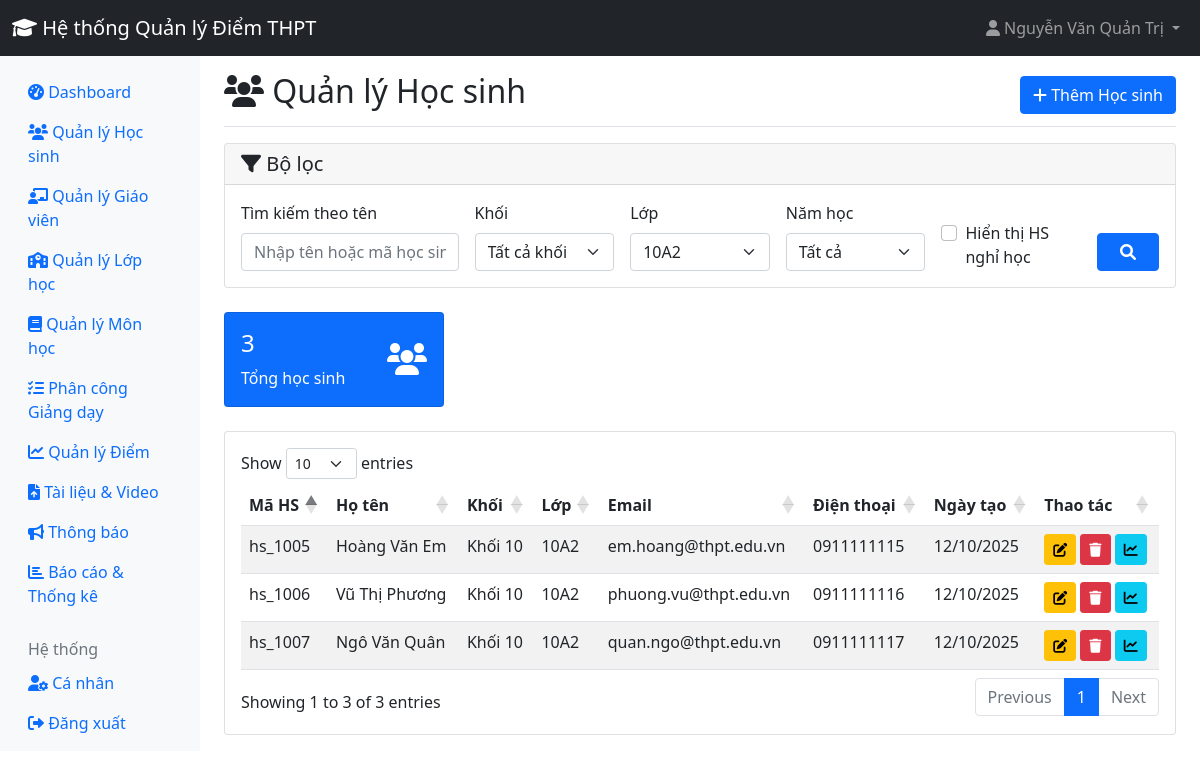
The app's page /admin/students.php?class_filter=2 (signed in), older data.
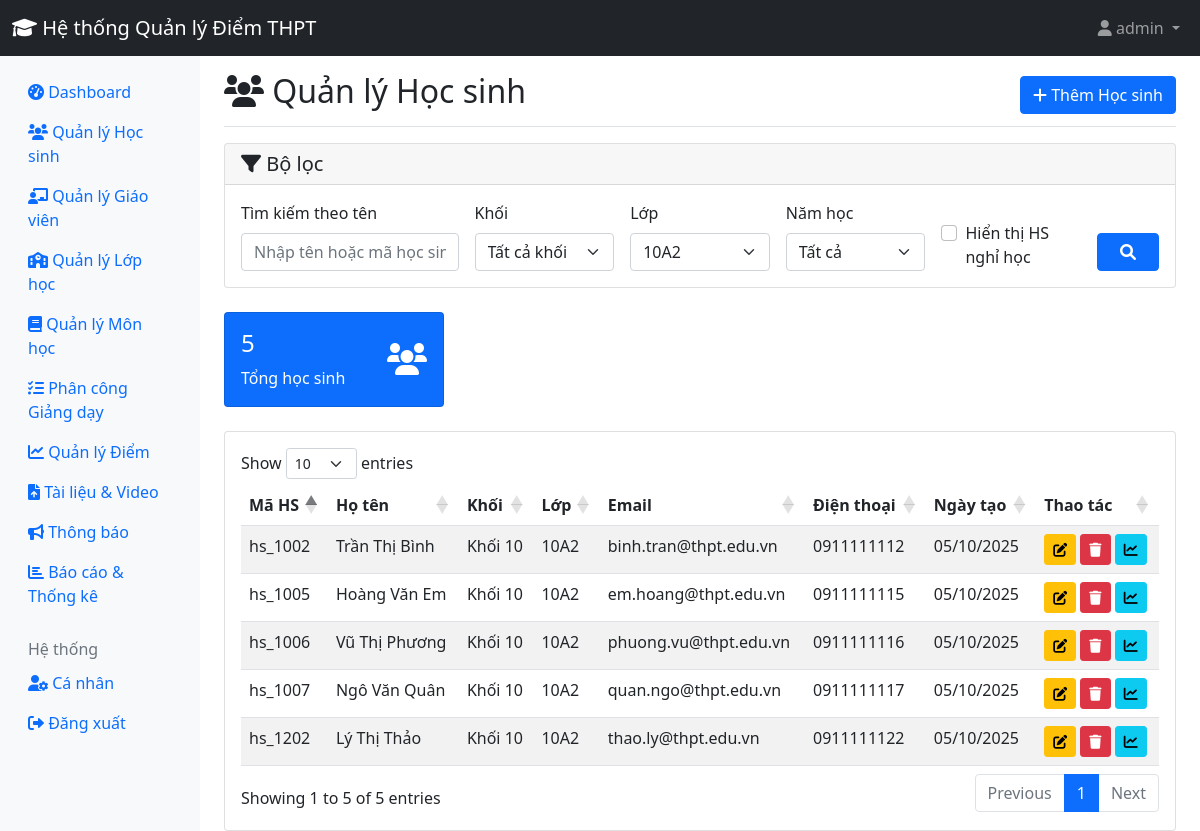
The same page, newer data.
### tables this page shows
CREATE TABLE `class_students` (
  `id` int(11) NOT NULL,
  `student_id` int(11) NOT NULL,
  `class_id` int(11) NOT NULL,
  `school_year` varchar(20) NOT NULL,
  `status` enum('active','transferred','graduated','dropped') DEFAULT 'active'
);

CREATE TABLE `users` (
  `id` int(11) NOT NULL,
  `username` varchar(50) NOT NULL,
  `password` varchar(255) NOT NULL,
  `role` enum('admin','teacher','student') NOT NULL,
  `full_name` varchar(100) NOT NULL,
  `email` varchar(100) DEFAULT NULL,
  `phone` varchar(20) DEFAULT NULL,
  `created_at` timestamp NOT NULL DEFAULT current_timestamp(),
  `status` enum('active','inactive') DEFAULT 'active',
  `teacher_type` enum('homeroom','subject') DEFAULT 'subject'
);

CREATE TABLE `classes` (
  `id` int(11) NOT NULL,
  `class_name` varchar(50) NOT NULL,
  `grade` int(11) NOT NULL,
  `homeroom_teacher_id` int(11) DEFAULT NULL,
  `school_year` varchar(20) DEFAULT NULL
);

### admin/students.php (the view, shortened to what the changed rows need)
<?php
require_once '../includes/config.php';
$class_filter = $_GET['class_filter'] ?? '';
$show_inactive = isset($_GET['show_inactive']);
$sql = "
    SELECT u.*, c.class_name, c.grade, cs.school_year
    FROM users u
    LEFT JOIN class_students cs ON u.id = cs.student_id
    LEFT JOIN classes c ON cs.class_id = c.id
    WHERE u.role = 'student'
";
if (!$show_inactive) {
    $sql .= " AND u.status = 'active'";
}
$params = [];
if (!empty($class_filter)) {
    $sql .= " AND c.id = ?";
    $params[] = $class_filter;
}
$sql .= " ORDER BY c.class_name, u.full_name";
$stmt = $pdo->prepare($sql);
$stmt->execute($params);
$students = $stmt->fetchAll();
?>
<!DOCTYPE html>
<html lang="vi">
<head>
    <link href="https://cdn.jsdelivr.net/npm/bootstrap@5.1.3/dist/css/bootstrap.min.css" rel="stylesheet">
    <link href="https://cdnjs.cloudflare.com/ajax/libs/font-awesome/6.0.0/css/all.min.css" rel="stylesheet">
    <link href="https://cdn.datatables.net/1.11.5/css/dataTables.bootstrap5.min.css" rel="stylesheet">
</head>
<body>
    <?php include '../includes/header.php'; ?>
    <div class="container-fluid">
        <div class="row">
            <main class="col-md-9 ms-sm-auto col-lg-10 px-md-4">
                <div class="d-flex justify-content-between flex-wrap flex-md-nowrap align-items-center pt-3 pb-2 mb-3 border-bottom">
                    <h1 class="h2"><i class="fas fa-users"></i> Quản lý Học sinh</h1>
                </div>
                <div class="row mb-4">
                    <div class="col-md-3">
                        <div class="card bg-primary text-white">
                            <div class="card-body">
                                <div class="d-flex justify-content-between">
                                    <div>
                                        <h4><?php echo count($students); ?></h4>
                                        <p class="mb-0">Tổng học sinh</p>
                                    </div>
                                </div>
                            </div>
                        </div>
                    </div>
                </div>
                <div class="card">
                    <div class="card-body">
                        <div class="table-responsive">
                            <table id="studentsTable" class="table table-striped">
                                <thead>
                                    <tr>
                                        <th>Mã HS</th>
                                        <th>Họ tên</th>
                                        <th>Khối</th>
                                        <th>Lớp</th>
                                        <th>Email</th>
                                        <th>Điện thoại</th>
                                        <th>Ngày tạo</th>
                                        <th>Thao tác</th>
                                    </tr>
                                </thead>
                                <tbody>
                                    <?php foreach ($students as $student): ?>
                                    <tr>
                                        <td><?php echo htmlspecialchars($student['username']); ?></td>
                                        <td><?php echo htmlspecialchars($student['full_name']); ?></td>
                                        <td>
                                            <?php if ($student['grade']): ?>
                                                Khối <?php echo htmlspecialchars($student['grade']); ?>
                                            <?php else: ?>
                                                -
                                            <?php endif; ?>
                                        </td>
                                        <td><?php echo htmlspecialchars($student['class_name'] ?? 'Chưa xếp lớp'); ?></td>
                                        <td><?php echo htmlspecialchars($student['email']); ?></td>
                                        <td><?php echo htmlspecialchars($student['phone']); ?></td>
                                        <td><?php echo date('d/m/Y', strtotime($student['created_at'])); ?></td>
                                        <td>
                                            <a href="edit_student.php?id=<?php echo $student['id']; ?>" class="btn btn-sm btn-warning">
                                                <i class="fas fa-edit"></i>
                                            </a>
                                            <a href="students.php?delete=<?php echo $student['id']; ?>" class="btn btn-sm btn-danger" onclick="return confirm('Bạn có chắc chắn muốn xóa?')">
                                                <i class="fas fa-trash"></i>
                                            </a>
                                            <a href="student_scores.php?id=<?php echo $student['id']; ?>" class="btn btn-sm btn-info">
                                                <i class="fas fa-chart-line"></i>
                                            </a>
                                        </td>
                                    </tr>
                                    <?php endforeach; ?>
                                </tbody>
                            </table>
                        </div>
                    </div>
                </div>
            </main>
        </div>
    </div>
</body>
</html>

### includes/header.php (shortened to what the changed rows need)
<nav class="navbar navbar-expand-lg navbar-dark bg-dark">
    <div class="container-fluid">
            <ul class="navbar-nav">
                <?php if (isset($_SESSION['user_id'])): ?>
                    <li class="nav-item dropdown">
                        <a class="nav-link dropdown-toggle" href="#" id="navbarDropdown" role="button" data-bs-toggle="dropdown">
                            <i class="fas fa-user"></i> <?php echo htmlspecialchars($_SESSION['full_name']); ?>
                        </a>
                    </li>
                <?php else: ?>
                    <li class="nav-item">
                        <a class="nav-link" href="../login.php"><i class="fas fa-sign-in-alt"></i> Đăng nhập</a>
                    </li>
                <?php endif; ?>
            </ul>
        </div>
</nav>

Row changes from the older to the newer data that the page shows:
changed through a linked row, class_students "hs_1005": student.created_at "12/10/2025" → "05/10/2025"
added class_students: student.username "hs_1202", student.full_name "Lý Thị Thảo", class.grade "10", class.class_name "10A2", student.email "thao.ly@thpt.edu.vn", student.phone "0911111122", student.created_at "05/10/2025"
changed through a linked row, class_students "hs_1007": student.created_at "12/10/2025" → "05/10/2025"
added class_students: student.username "hs_1002", student.full_name "Trần Thị Bình", class.grade "10", class.class_name "10A2", student.email "binh.tran@thpt.edu.vn", student.phone "0911111112", student.created_at "05/10/2025"
changed through a linked row, class_students "hs_1006": student.created_at "12/10/2025" → "05/10/2025"
Text that changed along with them:
$_SESSION['full_name']: "Nguyễn Văn Quản Trị" → "admin"
count($students): "3" → "5"
text written by a page script: "Show entries Showing 1 to 3 of 3 entries Previous 1 Next" → "Show entries Showing 1 to 5 of 5 entries Previous 1 Next"
